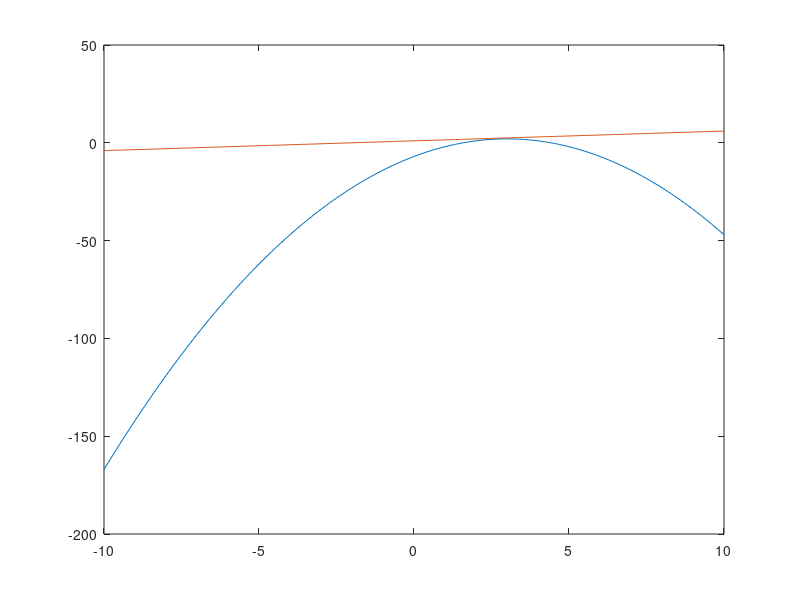

MATLAB code for this plot:
clc;
clear all;

x = [-10:0.1:10];

y1 = ones(size(x))*2 - (x - ones(size(x))*3).^2;
y2 = x / 2 + ones(size(x));

plot(x, y1, x, y2);